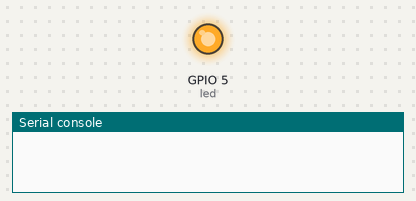
Recording of a program running on a simulated ESP32 board running MicroPython. Shown: output pins drawn as LEDs (lit = HIGH), the last lines printed to the serial console. WiFi joins after 1.5 s; web requests get an empty 200 reply after 0.4 s; deep sleep restarts the program when it ends.

Above: at 0.1 s.
At 31.8 s:
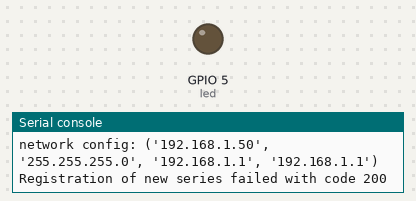
Timing chart, 0 to 81.9 s (numbered marks = the images above):
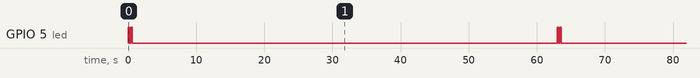

The program:

main.py
```python
import socket
import json
import ubinascii
import urequests
import network
import time
import machine
import onewire, ds18x20

# Use the on board led for feedback
led = machine.Pin(5)
led.init(led.OUT)

def blink(n, t_on=200, t_off=200):
    for i in range(n):
        led.value(1)
        time.sleep_ms(t_on)
        led.value(0)
        time.sleep_ms(t_off)

def do_connect(ssid="", password=""):
    import network
    sta_if = network.WLAN(network.STA_IF)
    if not sta_if.isconnected():
        print('connecting to network...')
        sta_if.active(True)
        sta_if.connect(ssid, password)
        while not sta_if.isconnected():
            pass
    print('network config:', sta_if.ifconfig())

# signal start
blink(2, t_on=200, t_off=200)

# Read the config file
with open('/config.json', 'r') as f:
    config = json.load(f)


#######################
# Series registration #
#######################

# Try to create a new session if it doesn't exist
if 'series_id' not in config:

    # get the board wifi mac address as ID
    mac = ubinascii.hexlify(network.WLAN().config('mac'),':').decode()

    doc_series = {
            'token' : config['token'],
            'device_id' : mac,
            'device_desc' : config['device_desc'],
            'desc' : config['desc'],
            }

    do_connect(**config['wifi'])

    # Create a new sessions
    try:
        headers = {'content-type': 'application/json'}
        data = json.dumps(doc_series)
        r = urequests.put(config['url'] + '/series/new', data=data, headers=headers)
        if r.status_code == 201:

            # get the series id and save to file
            config['series_id'] = r.json()
            with open('/config.json', 'w') as f:
                f.write(json.dumps(config))

            print('New series created with id {}'.format(config['series_id']))
        else:
            print('Registration of new series failed with code', r.status_code, r.text)
    except Exception as err:
        print('Error: {}'.format(err))
        pass

# if still not here go back to sleep
if 'series_id' not in config:
    machine.deepsleep(config['update_interval_ms'])


###############
# Measurement #
###############

# Initialize the temperature sensor
dat = machine.Pin(config['pins']['temp'])
ds = ds18x20.DS18X20(onewire.OneWire(dat))
roms = ds.scan()
if len(roms) == 0:
    print('Error: Temperature sensor not found!')
    machine.deepsleep(config['update_interval_ms'])

# Initialize the ADC for the battery voltage sensing
adc = machine.ADC(machine.Pin(config['pins']['battery']))          # create ADC object on ADC pin
adc.atten(machine.ADC.ATTN_11DB)    # set 11dB input attentuation (voltage range roughly 0.0v - 3.6v)


# prepare the data structures
doc_point = {
        'token' : config['token'],
        'series_id' : config['series_id'],
        'fields' : {
            'temp_C' : 0.,
            'batt_V' : 0.,
            }
        }

# Perform the measurement here
ds.convert_temp()
time.sleep_ms(750)
doc_point['fields']['temp_C'] = ds.read_temp(roms[0])
# conversion formula is a little bit empirical
doc_point['fields']['batt_V'] = adc.read() / 4096 * 3.3 * 2.02


#############################
# Send the point to the API #
#############################

do_connect(**config['wifi'])

# Connect to API and create new data point
request_failed = True  # assume the worst
try:
    headers = {'content-type': 'application/json'}
    data = json.dumps(doc_point)
    r = urequests.put(config['url'] + '/point/new', data=data, headers=headers)
    if r.status_code == 201:
        request_failed = False  # things turned all right
        point_id = r.json()
        print('New point created with ID={} values={}'.format(point_id, doc_point['fields']))
    else:
        print('Registration of new point failed with code', r.status_code, r.text)
except Exception as err:
    print('Error: {}'.format(err))
    pass

# signal end and go back to sleep
blink(1, t_on=200, t_off=0)
machine.deepsleep(config['update_interval_ms'])
```

Measured:
- by itself, GPIO 5 (led): repeats every 63.0 s: LOW 0.20 s, HIGH 0.20 s, LOW 62.4 s, HIGH 0.20 s
- by itself, everything shown: repeats every 61.5 s, in 4 steps
